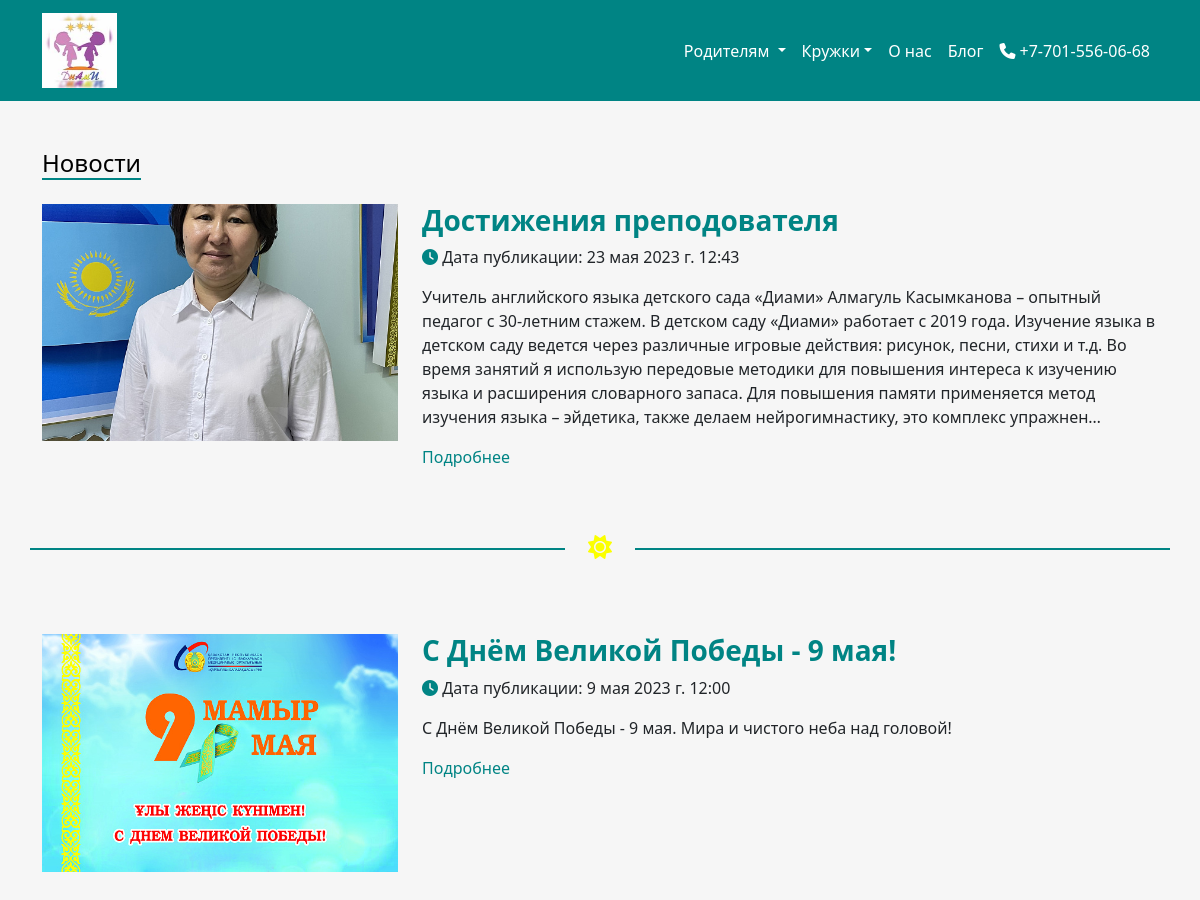
The page /blog/ (upper part) on the database as committed earlier.
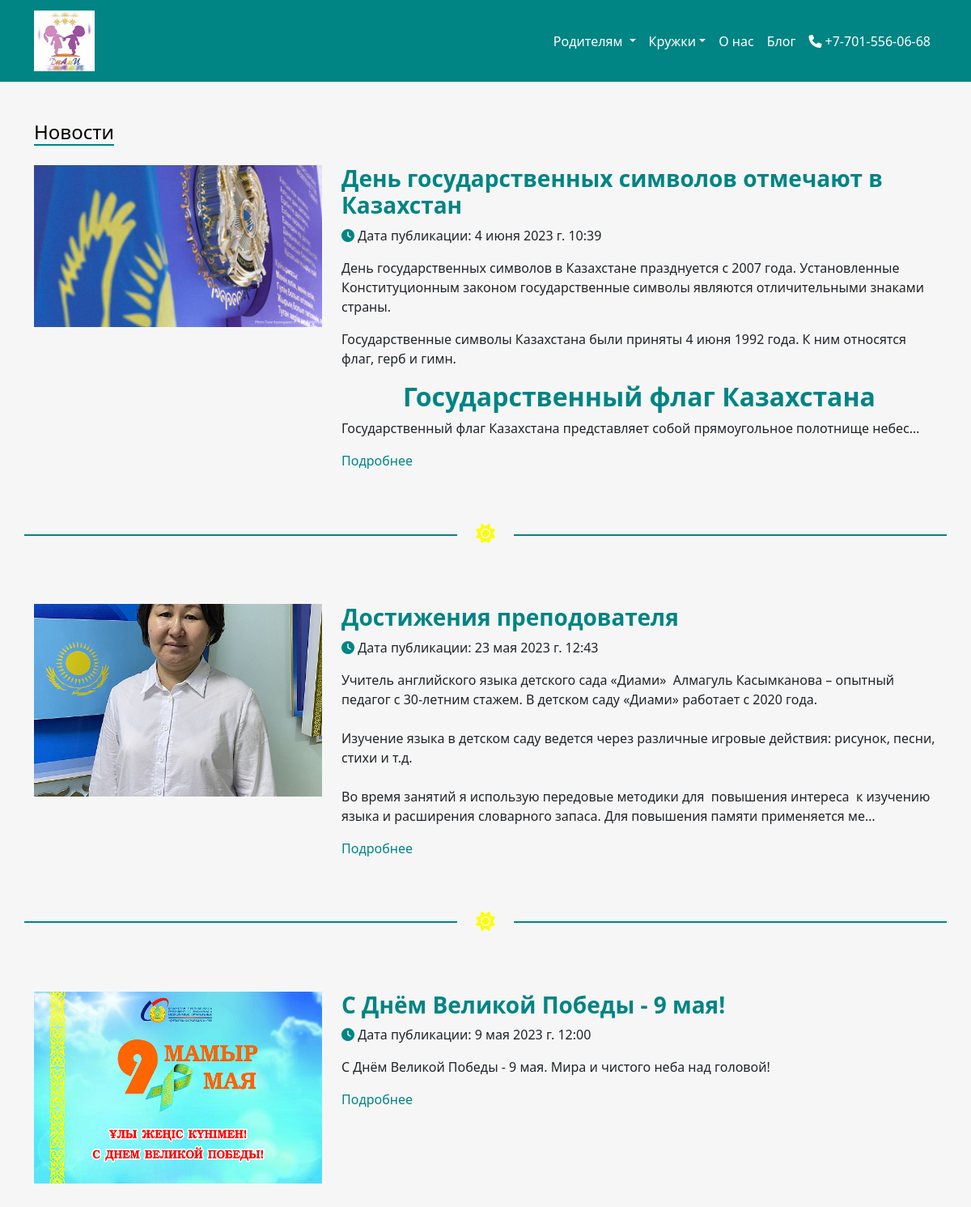
The same page on the database as committed later.
### main/models.py (models this page shows, shortened)
class Articles(models.Model):
    title = models.CharField('Название', max_length=50)
    full_text = RichTextUploadingField('Статья', validators=[MinLengthValidator(10, 'Введите больше 10 символов')],
        blank=False, null=False)
    date = models.DateTimeField('Дата публикации')
    image = models.ImageField('Изображение', upload_to='images/', default='')
    class Meta:
        verbose_name = 'Новость'
        verbose_name_plural = 'Новости'

### main/views.py (the view)
# urls.py: path('blog/', views.blog, name='blog'),
def blog(request):
    blog = Articles.objects.order_by('-date')
    return render(request, 'main/blog.html', {'title': 'Новости', 'blog': blog})

### main/context_clubs.py (called while the page is built)
def krujki(request):
    return {'krujki': Clubs.objects.all()}

### main/context_forparents.py (called while the page is built)
def forparents(request):
    return {'roditeli': ForParents.objects.all()}

### main/templates/main/blog.html (shortened to what this page needs)
{% extends 'base.html' %}
{% block content %}
<div class="container pt-5 d-flex flex-column min-vh-100">
    <div class="row">
        <div class="col-md-12 col-sm-12">
            <h4 class="underline">{{ title }}</h4>
        </div>
    </div>
    {% if blog %}
        {% for el in blog %}
        <div class="row pt-3">
            <div class="col-md-4 col-sm-12 ">
                <img class="img-fluid" src="{{ el.image.url }}" alt="Новости"
                 style="max-width: 100%; height: auto">
            </div>
            <div class="col-md-8 col-sm-12 ">
                <h3>
                    <strong>
                        <span style="color: #008484;">
                            {{ el.title }}
                        </span>
                    </strong>
                </h3>
                <p class="text-left"><i class="fa-sharp fa-solid fa-clock" style="color: #008484"></i> Дата публикации: {{ el.date }}</p>
                <p>
                    {{ el.full_text|truncatechars:500|safe }}
                </p>
                <p style="text-align: left;">
                    <a href="{% url 'news_detail' el.id %}" class="text-primary">Подробнее</a>
                </p>
            </div>
            <h1 class="py-5 px-5"><span><i class="fas fa-sun" style="color: #fbff00;"></i></span></h1>
        </div>
        {% endfor %}
    {% endif %}
</div>
{% endblock %}

Rows that differ between the two databases and show on the page:
added Articles: image (picture), title "День государственных символов отмечают в Казахстан", date "4 июня 2023 г. 10:39", full_text "День государственных символов в Казахстане празднуется с 2007 года. Установленные Конституционным законом государственные символы являются отличительными знаками страны. Государственные символы Казахстана были приняты 4 июня 1992 года. К ним относятся флаг, герб и гимн. Государственный флаг Казахстана Государственный флаг Казахстана представляет собой прямоугольное полотнище небес…"
changed Articles "Достижения преподователя": full_text "…саду «Диами» работает с 2019 года. Изучение языка в детском саду ведется через различные игровые действия: рисунок, песни, стихи и т.д. Во время занятий я использую передовые методики для повышения интереса к изучению языка и расширения словарного запаса. Для повышения памяти применяется метод изучения языка – эйдетика, также делаем нейрогимнастику, это комплекс упражнен…" → "…саду «Диами» работает с 2020 года. Изучение языка в детском саду ведется через различные игровые действия: рисунок, песни, стихи и т.д. Во время занятий я использую передовые методики для повышения интереса к изучению языка и расширения словарного запаса. Для повышения памяти применяется ме…"
